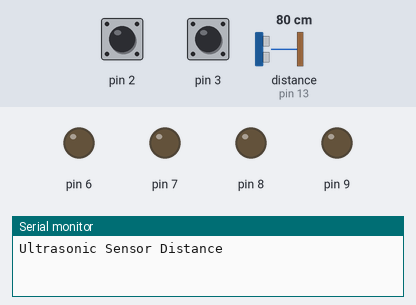
Recording of a sketch running on a simulated Arduino Uno, built with avr-gcc and run on an emulated ATmega328P. Parts: output pins drawn as LEDs (lit = HIGH), the last lines printed to the serial monitor. The test bench sets the inputs (shaded band); at power-on: pin 3 HIGH, distance to the obstacle (sensor on pin 13) 80 cm, pin 2 HIGH. The echo pulse lasts 58.3 µs per cm; pins used as bus, display or sensor lines are not drawn.

Above: at 1.2 s.
1.3 s: pin 3 pulled LOW for 0.15 s
At 2.2 s:
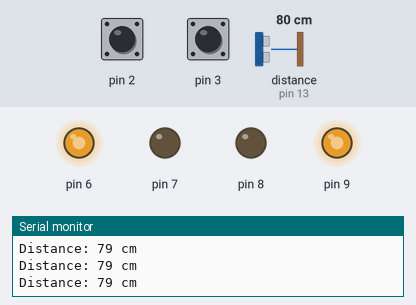
2.9 s: distance to the obstacle (sensor on pin 13) set to 18 cm
5.9 s: distance to the obstacle (sensor on pin 13) set to 14 cm
At 6.3 s:
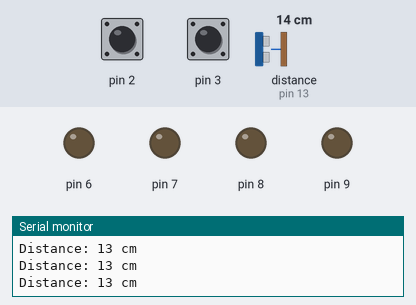
Timing chart, 0 to 8.9 s (numbered marks = the images above; inputs shaded):
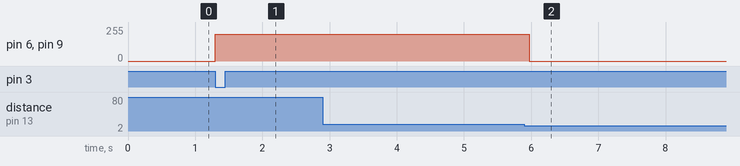

The sketch:

Precision_Farming_Prototype_Code.ino
```cpp
#define Ena1an2 10
#define Ena3an4 5
#define echoPin 13
#define trigPin 12

long duration;
int distance;
int state = 0 ;

bool pressed = false;
bool onLine = false;
bool offLine = false;

void setup() {

  Serial.begin(115200);
  pinMode(trigPin, OUTPUT);
  pinMode(echoPin, INPUT);
  Serial.begin(9600);
  Serial.println("Ultrasonic Sensor Distance");

  pinMode(3, INPUT_PULLUP);
  pinMode(2, INPUT_PULLUP);
  attachInterrupt(digitalPinToInterrupt(3), LineOn, FALLING);
  attachInterrupt(digitalPinToInterrupt(2), LineOff, FALLING);

  pinMode(9, OUTPUT);
  pinMode(8, OUTPUT);
  pinMode(7, OUTPUT);
  pinMode(6, OUTPUT);
}

enum state {StopState = 0,SearchState = 1,DetectState = 2};

void loop() {
  switch (state)
  {
    case StopState:

    digitalWrite(Ena1an2, HIGH);
    digitalWrite(Ena1an2, HIGH);
    analogWrite(9, 0);
    analogWrite(8 , 0);
    analogWrite(7, 0);
    analogWrite(6, 0);

    onLine = false;

      break;

    case SearchState:

    digitalWrite(Ena1an2, HIGH);
    digitalWrite(Ena3an4, HIGH);
    analogWrite(9, 200);
    analogWrite(8 , 0);
    analogWrite(7, 0);
    analogWrite(6, 200);

    UltrasonicSensor();

    offLine = false;

    if(distance < 15)
    {
      Serial.println("object detected 15cm in front of vehicle");
      state = DetectState;
    }
      break;

    case DetectState:

    digitalWrite(Ena1an2, HIGH);
    digitalWrite(Ena1an2, HIGH);
    analogWrite(9, 0);
    analogWrite(8 , 0);
    analogWrite(7, 0);
    analogWrite(6, 0);

    UltrasonicSensor();

    if(distance > 15)
    {
      Serial.println("Object removed");
      state = StopState;
    }
      break;
  }


}


      bool ButtonChange()
      {
       pressed = false;
       if ((state == SearchState) && offLine)
       {
          Serial.println("Line has been left");
          state = StopState;
          pressed = true;
       }

       if ((state == StopState) && onLine)
       {
        state = SearchState;
        pressed = true;
       }
        return pressed;
      }


      void LineOn()
      {
        onLine = true;
        Serial.println("onLine");
        ButtonChange();
      }

      void LineOff()
      {
        offLine = true;
        Serial.println("offLine");
        ButtonChange();
      }

      void UltrasonicSensor()
{
  digitalWrite(trigPin, LOW);
  delayMicroseconds(2);

  digitalWrite(trigPin, HIGH);
  delayMicroseconds(10);
  digitalWrite(trigPin, LOW);

  duration = pulseIn(echoPin, HIGH);
  distance = duration * 0.034 / 2;

  Serial.print("Distance: ");
  Serial.print(distance);
  Serial.println(" cm");
}
```

Measured:
- the behaviour switches between 16 and 15 cm on distance to the obstacle (sensor on pin 13) (found by bisection; images 1 and 2)
- after the input at 1.3 s, pin 6, pin 9: 0/255 → 200/255 at once
- after the input at 5.9 s, pin 6, pin 9: 200/255 → 0/255 after 0.07 s
